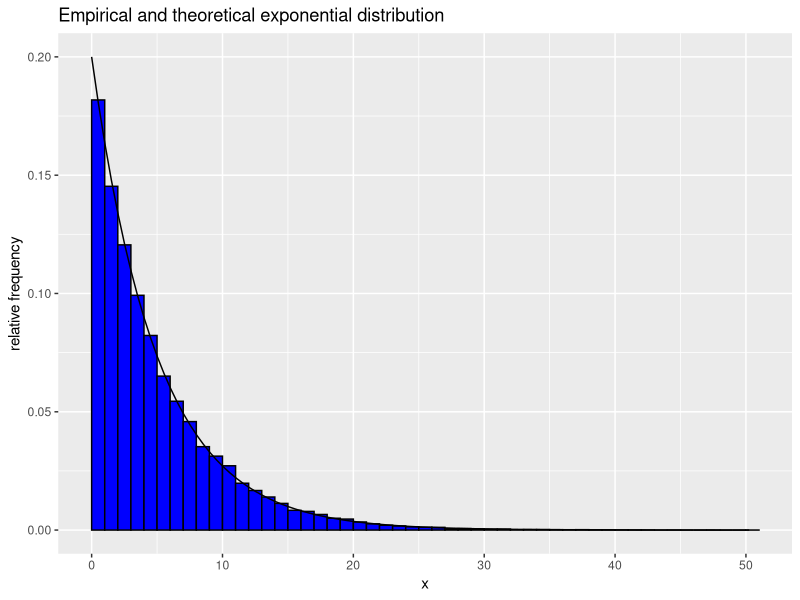
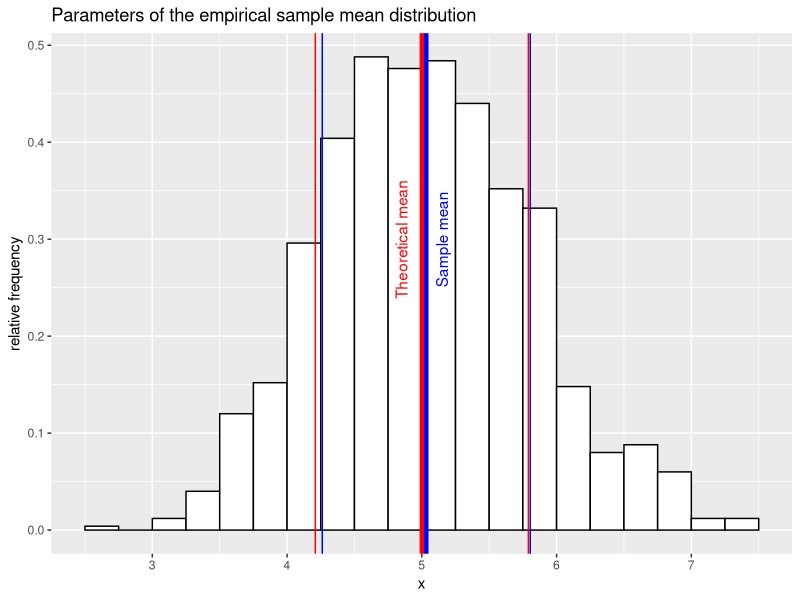
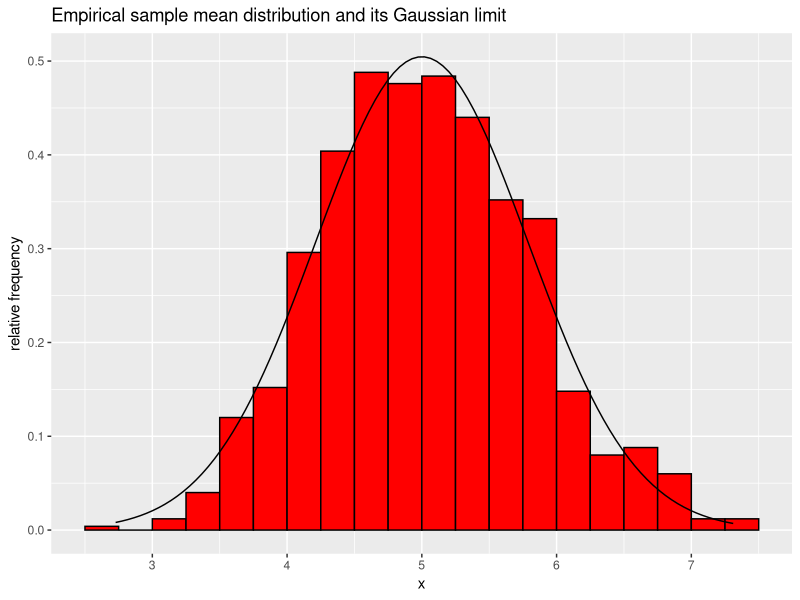
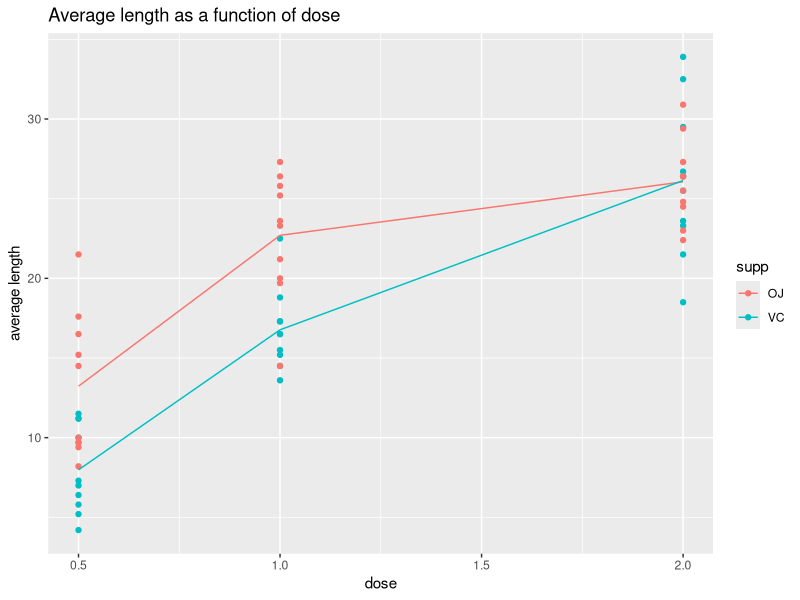
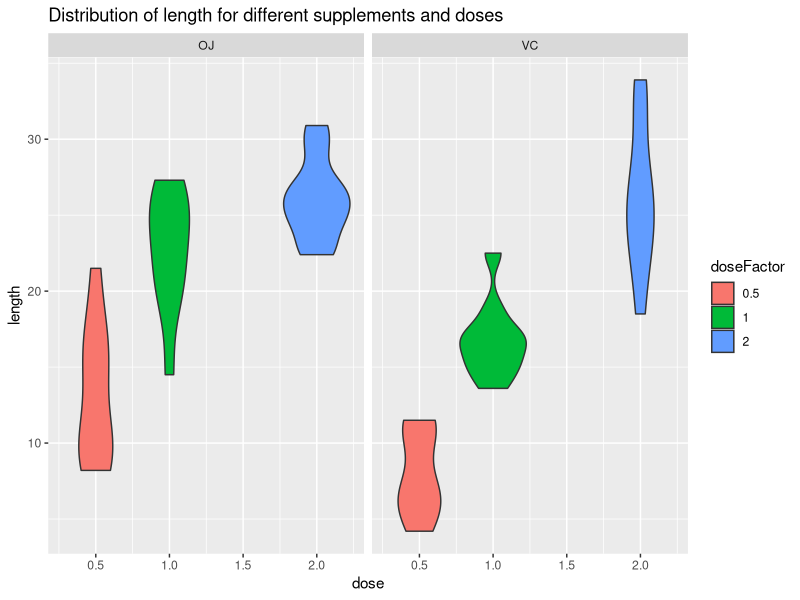

Generate these figures, in order, with R:
## ---- chunk 1
knitr::opts_chunk$set(echo = TRUE)
## ---- chunk 2
sampleSize = 40
numSamples = 1000
parLambda = 0.2
## ---- chunk 3
set.seed(9876)
samples <- rexp(sampleSize * numSamples, rate = parLambda)
library(ggplot2)
g <- ggplot(data = data.frame(x = samples), mapping = aes(x = x)) + 
    geom_histogram(aes(y = ..density..), 
                   binwidth = 1, boundary = 0, color = "black", fill = "blue") +
    labs(title = "Empirical and theoretical exponential distribution", y = "relative frequency") +
    stat_function(fun = dexp, args = list(rate = parLambda))
g
## ---- chunk 4
samples <- matrix(samples, nrow = numSamples, ncol = sampleSize, byrow = TRUE)
means <- apply(samples, 1, mean)
## ---- chunk 5
theoreticalMean <- 1.0 / parLambda
theoreticalMean
## ---- chunk 6
sampleMean <- mean(means)
sampleMean
## ---- chunk 7
expVar <- 1.0 / (parLambda ^ 2)
expVar
## ---- chunk 8
theoreticalVar <- expVar / sampleSize
theoreticalVar
## ---- chunk 9
sampleVar <- var(means)
sampleVar
## ---- chunk 10
theoreticalSd <- sqrt(theoreticalVar)
sampleSd <- sqrt(sampleVar)
theoreticalSd
sampleSd
## ---- chunk 11
g <- ggplot(data = data.frame(x = means), mapping = aes(x = x)) +
    geom_histogram(aes(y = ..density..), binwidth = 0.25, 
                   boundary = 0, color = "black", fill = "white") + 
    labs(title = "Parameters of the empirical sample mean distribution", 
         y = "relative frequency") + 
    geom_vline(xintercept = theoreticalMean, color="red", size = 1.5) +
    annotate("text", 4.85, 0.3, label="Theoretical mean", 
             color = "red", angle = 90) + 
    geom_vline(xintercept = sampleMean, color="blue", size = 1.5) +
    annotate("text", 5.15, 0.3, label="Sample mean", color="blue", angle=90) +
    geom_vline(xintercept = theoreticalMean + c(-1, 1) * theoreticalSd, 
               color = "red") + 
    geom_vline(xintercept = sampleMean + c(-1, 1) * sampleSd, color = "blue")
g
## ---- chunk 12
g <- ggplot(data = data.frame(x = means), mapping = aes(x = x)) +
    geom_histogram(aes(y = ..density..), binwidth = 0.25, 
                   boundary = 0, color = "black", fill = "red") + 
    labs(title = "Empirical sample mean distribution and its Gaussian limit", 
         y = "relative frequency") + 
    stat_function(fun = dnorm, args = list(mean = theoreticalMean, sd =
                                               theoreticalSd))
g
## ---- chunk 13
data(ToothGrowth)

summary(ToothGrowth)

library(dplyr)
avgToothGrowth <- ToothGrowth %>% group_by(supp, dose) %>% 
    summarize(avgLen = mean(len), sdLen = sd(len), count = n())

#g <- ggplot(data = avgToothGrowth, mapping = aes(x = dose, y = avgLen, color = supp)) + 
#    geom_line(size = 1.5)
g <- ggplot() + geom_point(data = ToothGrowth, mapping = aes(x = dose, y = len, color = supp)) +
    geom_line(data = avgToothGrowth, mapping = aes(x = dose, y = avgLen, color = supp)) +
    labs(title = "Average length as a function of dose", y = "average length")
g
## ---- chunk 14
ToothGrowth$doseFactor <- as.factor(ToothGrowth$dose)

g <- ggplot(data = ToothGrowth, mapping = aes(x = dose, y = len, 
                                              group = doseFactor, fill = doseFactor)) +
    facet_grid(. ~ supp) + geom_violin() +
    labs(title = "Distribution of length for different supplements and doses", y = "length")
g
## ---- chunk 15
avgToothGrowth
## ---- chunk 16
x <- ToothGrowth[ToothGrowth$supp == "OJ" & ToothGrowth$dose == 0.5, "len"]
y <- ToothGrowth[ToothGrowth$supp == "VC" & ToothGrowth$dose == 0.5, "len"]
testRes <- t.test(x, y, 
                  alternative = "two.sided", paired = FALSE, 
                  var.equal = FALSE, conf.level = 0.975)
testRes$conf.int
## ---- chunk 17
x <- ToothGrowth[ToothGrowth$supp == "OJ" & ToothGrowth$dose == 1.0, "len"]
y <- ToothGrowth[ToothGrowth$supp == "VC" & ToothGrowth$dose == 1.0, "len"]
testRes <- t.test(x, y, 
                  alternative = "two.sided", paired = FALSE, 
                  var.equal = FALSE, conf.level = 0.975)
testRes$conf.int
## ---- chunk 18
x <- ToothGrowth[ToothGrowth$supp == "OJ" & ToothGrowth$dose == 2.0, "len"]
y <- ToothGrowth[ToothGrowth$supp == "VC" & ToothGrowth$dose == 2.0, "len"]
testRes <- t.test(x, y, 
                  alternative = "two.sided", paired = FALSE, 
                  var.equal = FALSE, conf.level = 0.975)
testRes$conf.int
## ---- chunk 19
x <- ToothGrowth[ToothGrowth$supp == "OJ" & ToothGrowth$dose == 1.0, "len"]
y <- ToothGrowth[ToothGrowth$supp == "OJ" & ToothGrowth$dose == 0.5, "len"]
testRes <- t.test(x, y, 
                  alternative = "two.sided", paired = FALSE, 
                  var.equal = FALSE, conf.level = 0.975)
testRes$conf.int
## ---- chunk 20
x <- ToothGrowth[ToothGrowth$supp == "VC" & ToothGrowth$dose == 1.0, "len"]
y <- ToothGrowth[ToothGrowth$supp == "VC" & ToothGrowth$dose == 0.5, "len"]
testRes <- t.test(x, y, 
                  alternative = "two.sided", paired = FALSE, 
                  var.equal = FALSE, conf.level = 0.975)
testRes$conf.int
## ---- chunk 21
x <- ToothGrowth[ToothGrowth$supp == "OJ" & ToothGrowth$dose == 2.0, "len"]
y <- ToothGrowth[ToothGrowth$supp == "OJ" & ToothGrowth$dose == 1.0, "len"]
testRes <- t.test(x, y, 
                  alternative = "two.sided", paired = FALSE, 
                  var.equal = FALSE, conf.level = 0.975)
testRes$conf.int
## ---- chunk 22
testRes <- t.test(x, y, 
                  alternative = "two.sided", paired = FALSE, 
                  var.equal = FALSE, conf.level = 0.95)
testRes$conf.int
## ---- chunk 23
x <- ToothGrowth[ToothGrowth$supp == "VC" & ToothGrowth$dose == 2.0, "len"]
y <- ToothGrowth[ToothGrowth$supp == "VC" & ToothGrowth$dose == 1.0, "len"]
testRes <- t.test(x, y, 
                  alternative = "two.sided", paired = FALSE, 
                  var.equal = FALSE, conf.level = 0.975)
testRes$conf.int
